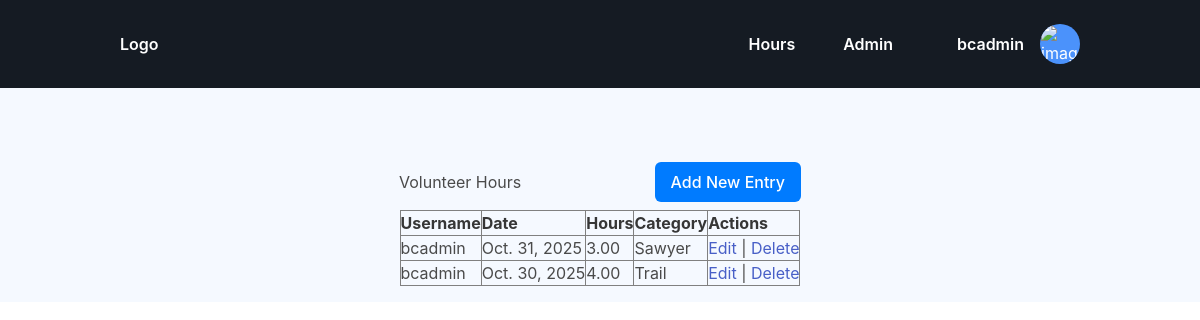
Before: / (signed in) with the older database file.
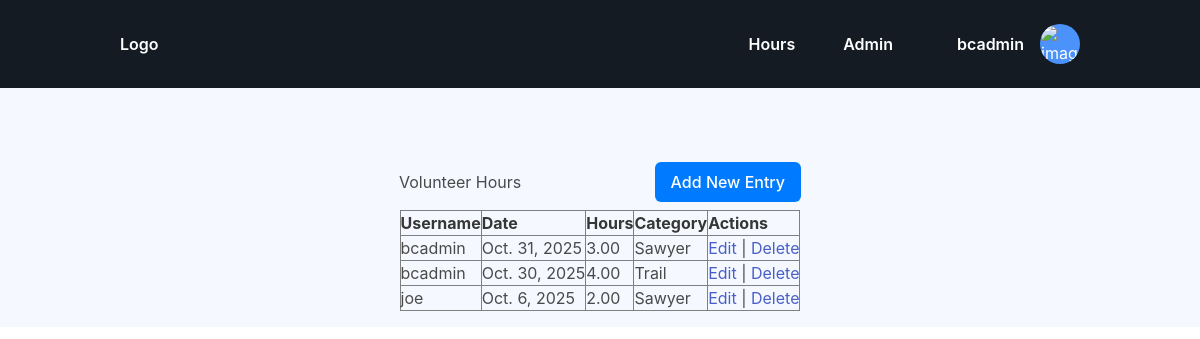
After: the same page with the newer database file.
### hourTracker/models.py (models this page shows, shortened)
class VolunteerEntry(models.Model):
    CATEGORY_CHOICES = [
        ('sawyer', 'Sawyer'),
        ('trail', 'Trail'),
        ('other', 'Other'),
    ]
    user = models.ForeignKey(User, on_delete=models.CASCADE)
    date = models.DateField()
    hours = models.DecimalField(max_digits=5, decimal_places=2)
    category = models.CharField(max_length=10, choices=CATEGORY_CHOICES)

### hourTracker/views.py (the view)
# urls.py: path('', views.dashboard, name='dashboard'),
@login_required
def dashboard(request):
    if request.user.is_staff:  # or request.user.is_superuser
        entries = VolunteerEntry.objects.all()
    else:
        entries = VolunteerEntry.objects.filter(user=request.user)
    return render(request, 'hourTracker/dashboard.html', {'entries': entries})

### hourTracker/templates/hourTracker/dashboard.html
{% extends "base.html" %}
{% block content %}
<div class="main-container">
    <div class="header-row">
        <h2>Volunteer Hours</h2>
        <a href="{% url 'add_entry' %}" class="btn-add">Add New Entry</a>
    </div>
    <table border="1" cellpadding="6">
    <tr>
        {% if user.is_staff %}
        <th>Username</th>
        {% endif %}
        <th>Date</th>
        <th>Hours</th>
        <th>Category</th>
        {% if not user.is_staff %}
        <th>Actions</th>
        {% else %}
        <th>Actions</th>
        {% endif %}
    </tr>
    {% for e in entries %}
    <tr>
        {% if user.is_staff %}
        <td>{{ e.user.username }}</td>
        {% endif %}
        <td>{{ e.date }}</td>
        <td>{{ e.hours }}</td>
        <td>{{ e.get_category_display }}</td>
        <td>
        {% if user.is_staff or user.is_superuser or e.user == user %}
            <a href="{% url 'edit_entry' e.pk %}">Edit</a> |
            <a href="{% url 'delete_entry' e.pk %}">Delete</a>
        {% endif %}
        </td>
    </tr>
    {% empty %}
    <tr><td colspan="5">No entries yet.</td></tr>
    {% endfor %}
    </table>
</div>
{% endblock %}

### hourTracker/templates/base.html (shortened to what this page needs)
{% load static %}
<!DOCTYPE html>
<html lang="en">
<head>
    <link rel="stylesheet" href="{% static 'hourTracker/css/navbar.css' %}">
    <link rel="stylesheet" href="{% static 'hourTracker/css/main.css' %}">
    <link rel="stylesheet" href="https://cdnjs.cloudflare.com/ajax/libs/remixicon/4.5.0/remixicon.css">
    <link href="https://cdn.jsdelivr.net/npm/bulma@0.9.4/css/bulma.min.css" rel="stylesheet">
</head>
<body>
  {% if user.is_authenticated %}
      <header class="header">
         <nav class="nav container">
            <a href="#" class="nav__logo">Logo</a>
            <div class="nav__menu" id="nav-menu">
               <ul class="nav__list">
                  <li>
                     <a href="{% url 'dashboard' %}" class="nav__link">Hours</a>
                  </li>
                  {% if user.is_staff %}
                  <li>
                     <a href="/admin/" class="nav__link">Admin</a>
                  </li>
                  {% endif %}
               </ul>
            </div>
            <div class="nav__actions">
               <div class="dropdown" id="dropdown">
                  <div class="dropdown__profile">
                     <div class="dropdown__names">
                        <h3>{{ user.username }}</h3>
                     </div>
                     <div class="dropdown__image">
                        <img src="assets/img/perfil.png" alt="image">
                     </div>
                  </div>
               </div>
            </div>
         </nav>
      </header>
  {% else %}
    <p><a href="{% url 'login' %}">Login</a></p>
  {% endif %}
   <main style="padding-top: 3.5rem;">
   {% block content %}
   {% endblock %}
   </main>
</body>
</html>

### hourTracker/static/hourTracker/css/navbar.css (style rules this page uses)
:root { --header-height: 3.5rem; --first-color: hsl(216, 96%, 64%); --white-color: hsl(0, 0%, 100%); --dark-color: hsl(216, 26%, 11%); --dark-color-light: hsl(216, 14%, 24%); --body-color: hsl(216, 96%, 98%); --body-font: "Montserrat", sans-serif; --normal-font-size: .938rem; --small-font-size: .813rem; --font-medium: 500; --font-semi-bold: 600; --z-tooltip: 10; --z-fixed: 100; }
@media screen and (min-width: 1150px) { :root { --normal-font-size: 1rem; --small-font-size: .875rem; } }
* { box-sizing: border-box; padding: 0; margin: 0; }
html { scroll-behavior: smooth; }
body { font-family: var(--body-font); font-size: var(--normal-font-size); background-color: var(--body-color); }
ul { list-style: none; }
a { text-decoration: none; }
img { display: block; max-width: 100%; height: auto; }
.container { max-width: 1120px; margin-inline: 1.5rem; }
.header { position: fixed; width: 100%; top: 0; left: 0; background-color: var(--dark-color); z-index: var(--z-fixed); }
.nav { position: relative; height: var(--header-height); display: flex; justify-content: space-between; align-items: center; color: var(--white-color); }
.nav__logo { color: var(--white-color); font-weight: var(--font-semi-bold); transition: color .4s; }
.nav__list { text-align: center; display: flex; flex-direction: column; row-gap: 2.5rem; }
.nav__link { color: var(--white-color); font-weight: var(--font-semi-bold); transition: color .4s; }
.nav__actions { display: flex; align-items: center; column-gap: .75rem; }
.dropdown { position: relative; }
.dropdown__profile { display: flex; align-items: center; justify-content: center; column-gap: .25rem; cursor: pointer; }
.dropdown__image { position: relative; width: 40px; height: 40px; background-color: var(--first-color); border-radius: 50%; overflow: hidden; display: grid; justify-items: center; }
.dropdown__image img { position: absolute; width: 38px; bottom: -1px; }
.dropdown__names h3 { font-size: var(--normal-font-size); font-weight: var(--font-semi-bold); }
@media screen and (min-width: 1150px) { .container { margin-inline: auto; } }
@media screen and (min-width: 1150px) { .nav { height: calc(var(--header-height) + 2rem); column-gap: 4rem; } }
@media screen and (min-width: 1150px) { .nav__list { flex-direction: row; column-gap: 3rem; } }
@media screen and (min-width: 1150px) { .nav__menu { margin-left: auto; } }
@media screen and (min-width: 1150px) { .dropdown__profile { column-gap: 1rem; } }

### hourTracker/static/hourTracker/css/main.css (style rules this page uses)
.main-container { max-width: 900px; margin: 2rem auto; padding: 1rem; }
.header-row { display: flex; justify-content: space-between; align-items: center; margin: .5rem auto; padding: 0 1rem; width: 50% }
.btn-add { background-color: #007bff; color: white; padding: 0.5rem 1rem; border-radius: 6px; text-decoration: none; font-weight: 500; transition: background-color 0.2s ease; }
table { margin: 0 auto; }

Changed rows visible on the page:
added VolunteerEntry: user.username "joe", date "Oct. 6, 2025", hours "2.00", category "Sawyer"
